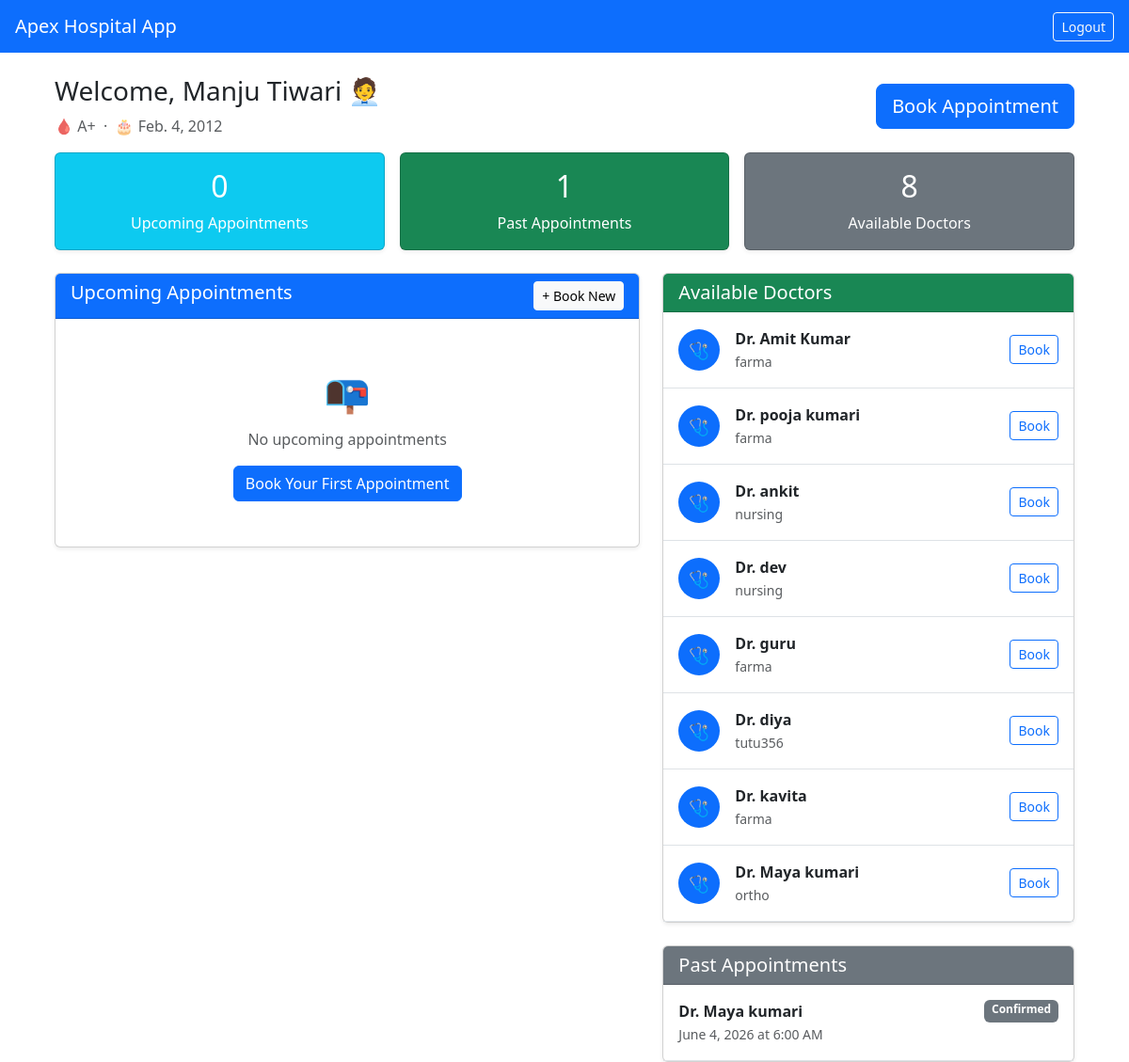
The page /dashboard/patient/ (signed in) on the database as committed earlier.
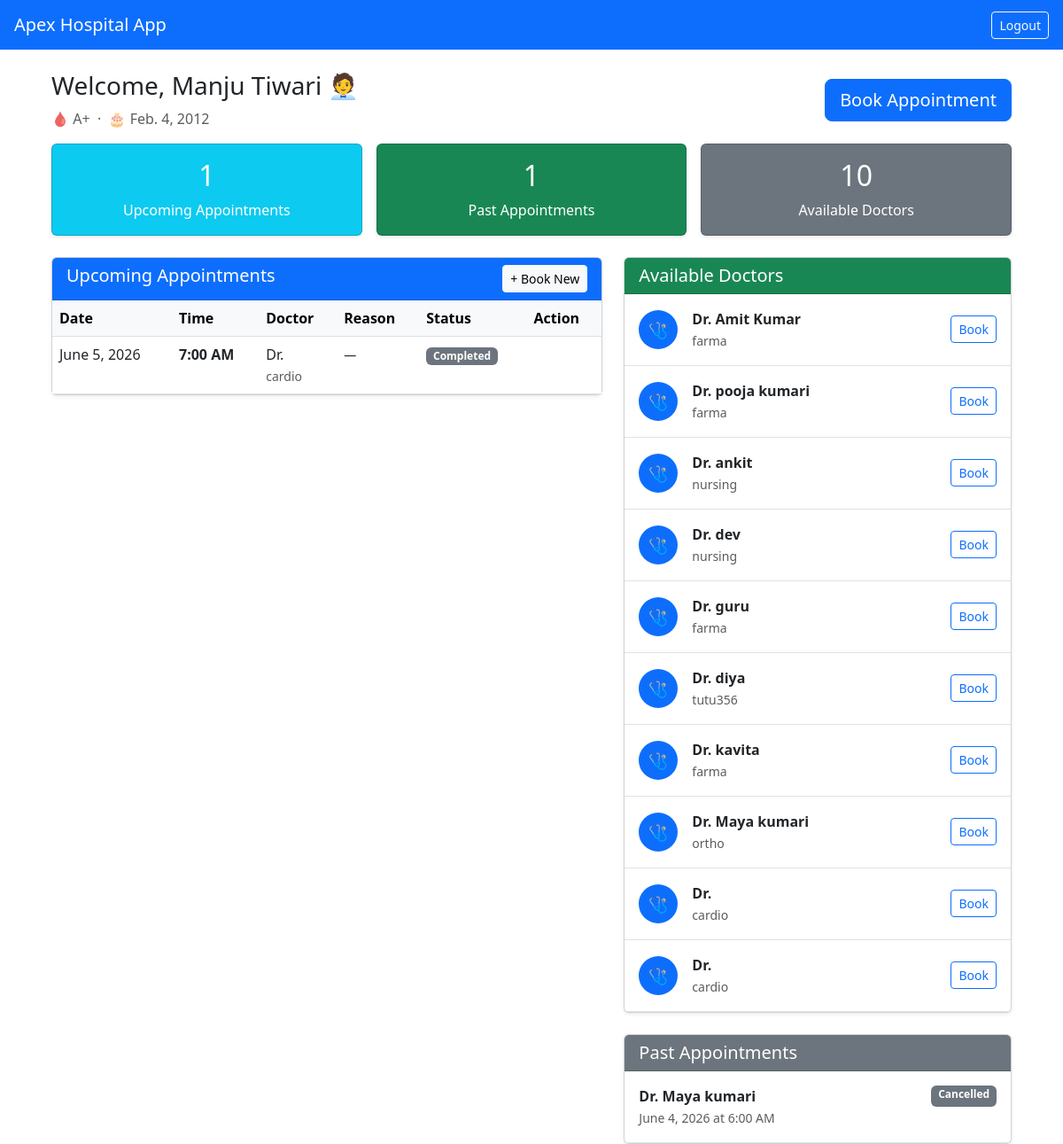
The same page on the database as committed later.
### accounts/models.py (models this page shows, shortened)
class PatientProfile(models.Model):
    BLOOD_GROUPS = [
        ('A+','A+'),('A-','A-'),('B+','B+'),('B-','B-'),
        ('O+','O+'),('O-','O-'),('AB+','AB+'),('AB-','AB-'),
    ]
    user_profile = models.OneToOneField(
        UserProfile, on_delete=models.CASCADE, related_name='patient'
    )
    date_of_birth = models.DateField(null=True, blank=True)
    blood_group = models.CharField(max_length=5, choices=BLOOD_GROUPS, blank=True)
    address = models.TextField(blank=True)
    emergency_contact = models.CharField(max_length=15, blank=True)

class UserProfile(models.Model):
    ROLE_CHOICES = (
        ('doctor', 'Doctor'),
        ('patient', 'Patient'),
    )
    user = models.OneToOneField(
        User, on_delete=models.CASCADE, related_name='profile'
    )
    role = models.CharField(max_length=10, choices=ROLE_CHOICES)
    phone = models.CharField(max_length=15, blank=True)

class DoctorProfile(models.Model):
    user_profile = models.OneToOneField(
        UserProfile, on_delete=models.CASCADE, related_name='doctor'
    )
    specialization = models.CharField(max_length=100)
    license_number = models.CharField(max_length=50, unique=True)
    experience_years = models.PositiveIntegerField(default=0)
    bio = models.TextField(blank=True)

class Appointment(models.Model):
    STATUS_CHOICES = [
        ('pending', 'pending'),
        ('confirmed', 'confirmed'),
        ('cancelled', 'cancelled'),
        ('completed', 'completed'),
    ]
    patient = models.ForeignKey(
        PatientProfile, on_delete=models.CASCADE, related_name='appintements'
    )
    doctor = models.ForeignKey(
        DoctorProfile, on_delete=models.CASCADE, related_name='Appointment'
    )
    date = models.DateField()
    hour = models.IntegerField()
    status = models.CharField(
        max_length=10, choices=STATUS_CHOICES, default='pending'
    )
    reason = models.TextField(blank=True)
    notes = models.TextField(blank=True)
    created_at = models.DateTimeField(auto_now_add=True)
    class Meta:
        unique_together = ('doctor', 'date', 'hour')
    def get_time_display(self):
        suffix = 'AM' if self.hour < 12 else 'PM'
        h = self.hour if self.hour <= 12 else self.hour - 12
        return f"{h}:00 {suffix}"

### accounts/views.py (the view)
# urls.py: path('dashboard/patient/', views.patient_dashboard, name='patient_dashboard'),
@login_required
def patient_dashboard(request):
    if request.user.profile.role != 'patient':
        return redirect('doctor_dashboard')
    patient = request.user.profile.patient
    today   = timezone.now().date()
    upcoming = Appointment.objects.filter(
        patient=patient, date__gte=today
    ).exclude(status='cancelled').order_by('date', 'hour')
    past = Appointment.objects.filter(
        patient=patient, date__lt=today
    ).order_by('-date', '-hour')[:5]
    all_doctors = DoctorProfile.objects.all()
    return render(request, 'accounts/patient_dashboard.html', {
        'patient'    : patient,
        'upcoming'   : upcoming,
        'past'       : past,
        'all_doctors': all_doctors,
        'today'      : today,
    })

### accounts/templates/accounts/patient_dashboard.html (shortened to what this page needs)
{% extends 'accounts/base.html' %}
{% block content %}
<div class="container-fluid px-3">
  <div class="row g-3 mb-4">
    <div class="col-12 d-flex justify-content-between align-items-center">
      <div>
        <h3>Welcome, {{ patient.user_profile.user.get_full_name }} 🧑‍💼</h3>
        <p class="text-muted mb-0">
          🩸 {{ patient.blood_group|default:"—" }} &nbsp;·&nbsp;
          🎂 {{ patient.date_of_birth|default:"—" }}
        </p>
      </div>
      <a href="{% url 'book_appointment' %}" class="btn btn-primary btn-lg">
         Book Appointment
      </a>
    </div>
    <div class="col-md-4">
      <div class="card bg-info text-white p-3 text-center shadow-sm">
        <h2>{{ upcoming.count }}</h2>
        <p class="mb-0">Upcoming Appointments</p>
      </div>
    </div>
    <div class="col-md-4">
      <div class="card bg-success text-white p-3 text-center shadow-sm">
        <h2>{{ past.count }}</h2>
        <p class="mb-0">Past Appointments</p>
      </div>
    </div>
    <div class="col-md-4">
      <div class="card bg-secondary text-white p-3 text-center shadow-sm">
        <h2>{{ all_doctors.count }}</h2>
        <p class="mb-0">Available Doctors</p>
      </div>
    </div>
  </div>
  <div class="row g-4">
    <div class="col-md-7">
      <div class="card shadow-sm">
        <div class="card-header bg-primary text-white d-flex justify-content-between">
          <h5 class="mb-0"> Upcoming Appointments</h5>
          <a href="{% url 'book_appointment' %}" class="btn btn-sm btn-light">+ Book New</a>
        </div>
        <div class="card-body p-0">
          {% if upcoming %}
          <div class="table-responsive">
            <table class="table table-hover mb-0">
              <thead class="table-light">
                <tr>
                  <th>Date</th><th>Time</th><th>Doctor</th>
                  <th>Reason</th><th>Status</th><th>Action</th>
                </tr>
              </thead>
              <tbody>
                {% for appt in upcoming %}
                <tr>
                  <td>{{ appt.date }}</td>
                  <td><strong>{{ appt.get_time_display }}</strong></td>
                  <td>Dr. {{ appt.doctor.user_profile.user.get_full_name }}<br>
                    <small class="text-muted">{{ appt.doctor.specialization }}</small>
                  </td>
                  <td><small>{{ appt.reason|default:"—" }}</small></td>
                  <td>
                    <span class="badge
                      {% if appt.status == 'confirmed' %}bg-success
                      {% elif appt.status == 'pending' %}bg-warning text-dark
                      {% elif appt.status == 'cancelled' %}bg-danger
                      {% else %}bg-secondary{% endif %}">
                      {{ appt.status|capfirst }}
                    </span>
                  </td>
                  <td>
                  </td>
                </tr>
                {% endfor %}
              </tbody>
            </table>
          </div>
          {% else %}
            <div class="text-center py-5">
              <div style="font-size:2.5rem">📭</div>
              <p class="text-muted mt-2">No upcoming appointments</p>
              <a href="{% url 'book_appointment' %}" class="btn btn-primary">
                Book Your First Appointment
              </a>
            </div>
          {% endif %}
        </div>
      </div>
    </div>
    <div class="col-md-5">
      <div class="card shadow-sm">
        <div class="card-header bg-success text-white">
          <h5 class="mb-0"> Available Doctors</h5>
        </div>
        <div class="card-body p-0">
          {% for doc in all_doctors %}
          <div class="d-flex align-items-center p-3 border-bottom">
            <div class="rounded-circle bg-primary text-white d-flex align-items-center
                        justify-content-center me-3"
                 style="width:44px;height:44px;font-size:1.1rem;flex-shrink:0">
              🩺
            </div>
            <div class="flex-grow-1">
              <strong>Dr. {{ doc.user_profile.user.get_full_name }}</strong><br>
              <small class="text-muted">{{ doc.specialization }}</small>
            </div>
            <a href="{% url 'book_appointment' %}?doctor_id={{ doc.id }}"
               class="btn btn-sm btn-outline-primary">Book</a>
          </div>
          {% empty %}
            <div class="text-center py-4 text-muted">No doctors available yet</div>
          {% endfor %}
        </div>
      </div>
      {% if past %}
      <div class="card shadow-sm mt-4">
        <div class="card-header bg-secondary text-white">
          <h5 class="mb-0"> Past Appointments</h5>
        </div>
        <div class="card-body p-0">
          {% for appt in past %}
          <div class="p-3 border-bottom">
            <div class="d-flex justify-content-between">
              <strong>Dr. {{ appt.doctor.user_profile.user.get_full_name }}</strong>
              <span class="badge bg-secondary">{{ appt.status|capfirst }}</span>
            </div>
            <small class="text-muted">
              {{ appt.date }} at {{ appt.get_time_display }}
            </small>
          </div>
          {% endfor %}
        </div>
      </div>
      {% endif %}
    </div>
  </div>
</div>
{% endblock %}

### accounts/templates/accounts/base.html (shortened to what this page needs)
<!DOCTYPE html>
<html>
<head>
  <link href="https://cdn.jsdelivr.net/npm/bootstrap@5.3.0/dist/css/bootstrap.min.css" rel="stylesheet">
</head>
<body>
  <nav class="navbar navbar-dark bg-primary px-3">
    <span class="navbar-brand">Apex Hospital App</span>
    {% if user.is_authenticated %}
      <a href="{% url 'logout' %}" class="btn btn-outline-light btn-sm">Logout</a>
    {% endif %}
  </nav>
  <div class="container mt-4">
    {% block content %}{% endblock %}
  </div>
</body>
</html>

Rows that differ between the two databases and show on the page:
added Appointment: date "June 5, 2026", time "7:00 AM", doctor.specialization "cardio", reason "—", status "Completed", shown under "Upcoming Appointments"
added DoctorProfile: specialization "cardio"
added DoctorProfile: specialization "cardio"
changed Appointment "6:00 AM": status "Confirmed" → "Cancelled"
Other text that changed with them:
{{ upcoming.count }}: "0" → "1"
{{ all_doctors.count }}: "8" → "10"
text no longer shown: "📭 No upcoming appointments Book Your First Appointment"
text now shown: "Date Time Doctor Reason Status Action"
